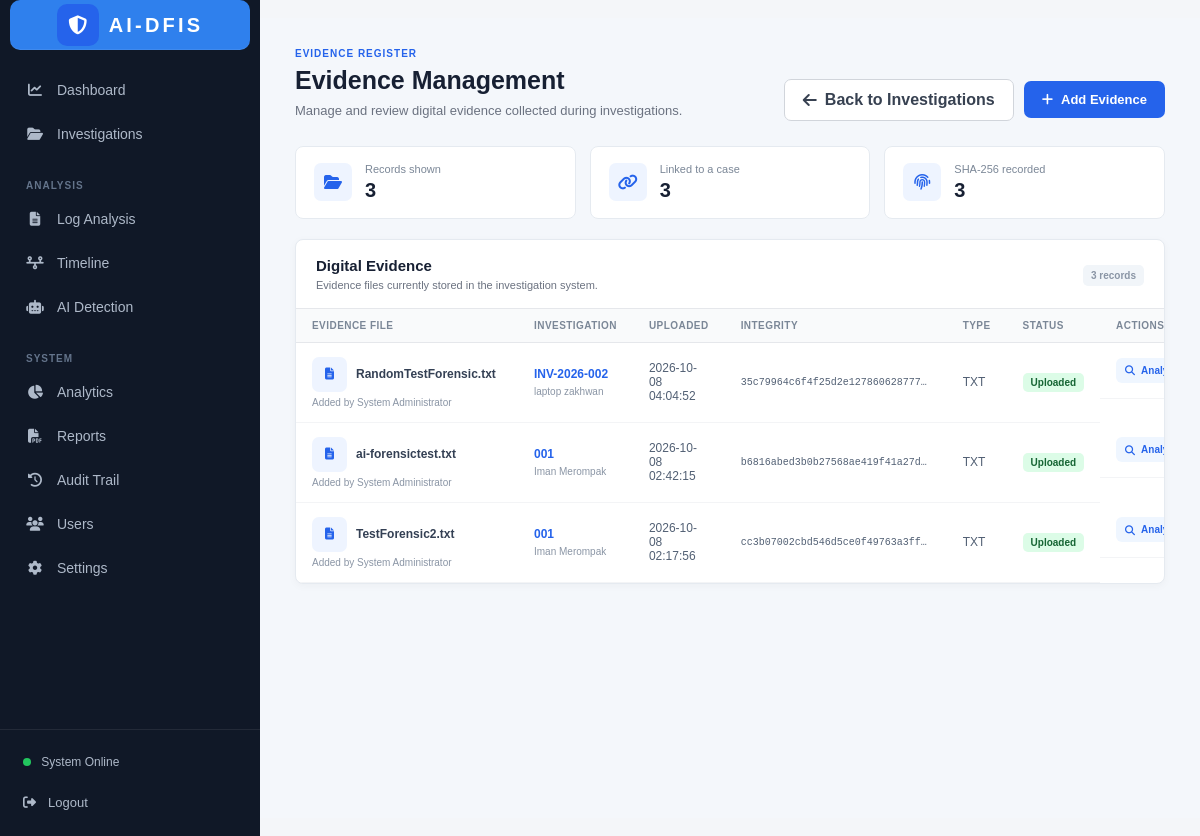
Page /evidence (signed in) on the earlier database version.
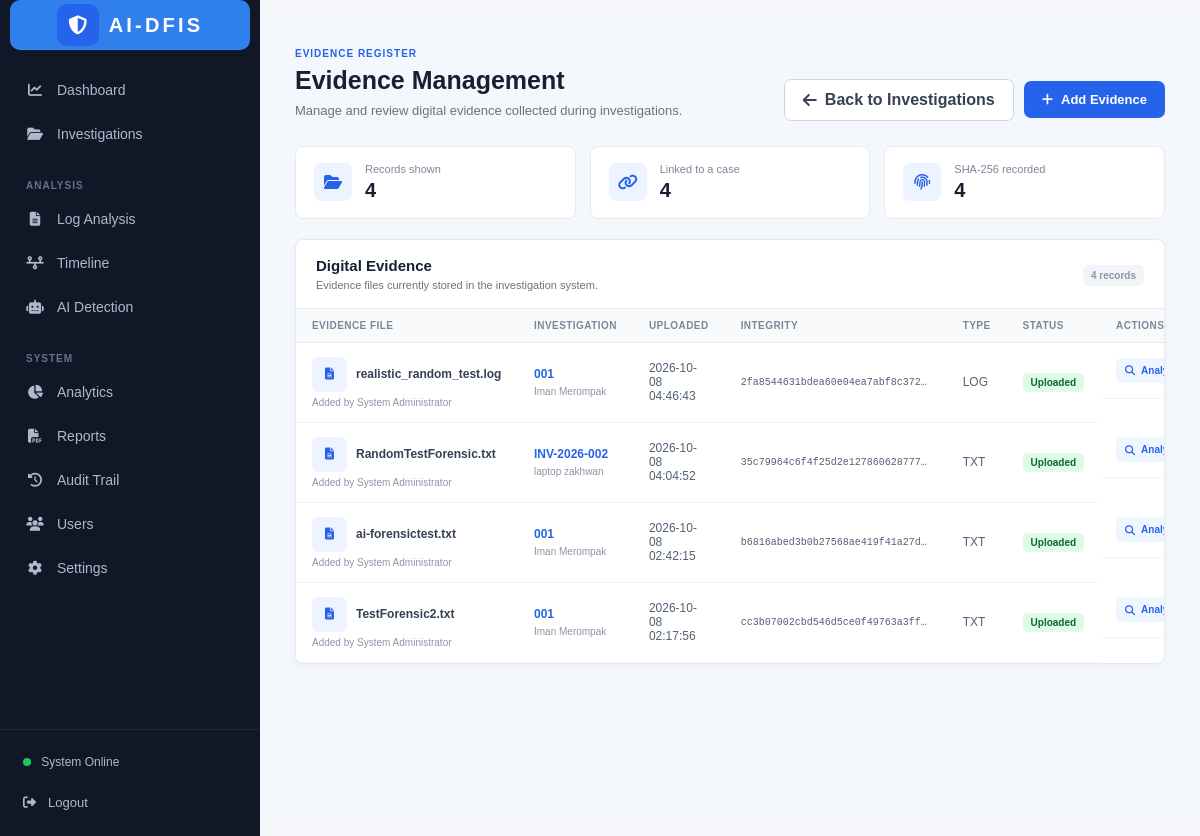
Same page on the later database version.
### tables this page shows
CREATE TABLE evidence (
            id INTEGER PRIMARY KEY AUTOINCREMENT,
            filename TEXT NOT NULL,
            file_type TEXT,
            uploaded_by INTEGER,
            upload_date TEXT NOT NULL,
            status TEXT DEFAULT 'Uploaded', investigation_id INTEGER, file_hash TEXT,
            FOREIGN KEY (uploaded_by) REFERENCES users(id)
        );

CREATE TABLE users (

            id INTEGER PRIMARY KEY AUTOINCREMENT,

            name TEXT NOT NULL,

            username TEXT UNIQUE NOT NULL,

            password TEXT NOT NULL,

            role TEXT NOT NULL

        );

CREATE TABLE investigations (
        id INTEGER PRIMARY KEY AUTOINCREMENT,
        case_id TEXT UNIQUE NOT NULL,
        case_name TEXT NOT NULL,
        description TEXT,
        status TEXT NOT NULL DEFAULT 'Investigating',
        created_by INTEGER,
        created_date TEXT NOT NULL,
        FOREIGN KEY (created_by) REFERENCES users(id)
    );

### app.py (the view)
@app.route("/evidence")
def evidence():
    conn = get_db_connection()
    evidence_query = """

        SELECT

            evidence.id,

            evidence.filename,

            evidence.file_type,

            evidence.upload_date,

            evidence.status,

            evidence.investigation_id,

            evidence.file_hash,

            users.name AS uploader,

            investigations.case_id,

            investigations.case_name

        FROM evidence

        LEFT JOIN users

        ON evidence.uploaded_by = users.id

        LEFT JOIN investigations

        ON evidence.investigation_id = investigations.id

    """
    investigation_id = request.args.get("investigation_id", type=int)
    if investigation_id is not None:
        evidence_query += " WHERE evidence.investigation_id = ?"
        evidence_parameters = (investigation_id,)
    else:
        evidence_parameters = ()
    evidence_query += " ORDER BY evidence.id DESC"
    evidence_list = conn.execute(
        evidence_query,
        evidence_parameters
    ).fetchall()
    evidence_summary = {
        "total": len(evidence_list),
        "linked": sum(
            evidence["investigation_id"] is not None
            for evidence in evidence_list
        ),
        "hashed": sum(
            bool(evidence["file_hash"])
            for evidence in evidence_list
        )
    }
    selected_investigation = None
    if investigation_id is not None:
        selected_investigation = conn.execute(
            "SELECT id, case_id, case_name FROM investigations WHERE id = ?",
            (investigation_id,)
        ).fetchone()
    conn.close()
    return render_template(
        "evidence.html",
        evidence_list=evidence_list,
        evidence_summary=evidence_summary,
        selected_investigation=selected_investigation,
        integrity=request.args.get("integrity"),
        integrity_file=request.args.get("file"),
        deleted=request.args.get("deleted")
    )

### app.py (called while the page is built)
def get_db_connection():
    conn = sqlite3.connect(DATABASE)
    conn.row_factory = sqlite3.Row
    return conn

def login_required():
    return "user_id" in session

@app.before_request
def require_login():
    if request.endpoint in ["login", "static"]:
        return None
    if not login_required():
        return redirect(url_for("login"))
    return None

### templates/evidence.html (shortened to what the changed rows need)
<!DOCTYPE html>
<html lang="en">
<head>
    <link rel="stylesheet"
          href="https://cdnjs.cloudflare.com/ajax/libs/font-awesome/6.5.2/css/all.min.css">
    <link rel="stylesheet"
          href="{{ url_for('static', filename='css/style.css') }}">
</head>
<body>
<aside class="sidebar">
    <div class="logo">
        <div>
            <h2 class="brand-wordmark">AI-DFIS</h2>
        </div>
    </div>
</aside>
<main class="main-content evidence-page">
    <div class="page-header">
        <div>
            <h1>Evidence Management</h1>
        </div>
    </div>
    <section class="evidence-stats" aria-label="Evidence summary">
        <div class="evidence-stat">
            <div><span>Records shown</span><strong>{{ evidence_summary.total }}</strong></div>
        </div>
        <div class="evidence-stat">
            <div><span>Linked to a case</span><strong>{{ evidence_summary.linked }}</strong></div>
        </div>
        <div class="evidence-stat">
            <div><span>SHA-256 recorded</span><strong>{{ evidence_summary.hashed }}</strong></div>
        </div>
    </section>
    <div class="evidence-panel">
        <div class="panel-header">
            <div>
                <h2>Digital Evidence</h2>
                <p>
                </p>
            </div>
            <span class="record-count">{{ evidence_summary.total }} records</span>
        </div>
        {% if evidence_list %}
        <div class="evidence-table-wrap">
        <table class="evidence-table">
            <thead>
                <tr>
                    <th>Evidence File</th>
                    <th>Investigation</th>
                    <th>Uploaded</th>
                    <th>Integrity</th>
                    <th>Type</th>
                    <th>Status</th>
                    <th>Actions</th>
                </tr>
            </thead>
            <tbody>
                {% for evidence in evidence_list %}
                <tr>
                    <td>
                        <div class="file-primary">
                            <i class="fa-solid fa-file-lines file-icon"></i>
                            <span>{{ evidence.filename }}</span>
                        </div>
                        <span class="file-secondary">Added by {{ evidence.uploader or "Unknown user" }}</span>
                    </td>
                    <td>
                        {% if evidence.case_id %}
                        <span class="case-primary">{{ evidence.case_id }}</span>
                        <span class="case-secondary">{{ evidence.case_name }}</span>
                        {% else %}
                        <span class="case-secondary">Unassigned</span>
                        {% endif %}
                    </td>
                    <td>{{ evidence.upload_date }}</td>
                    <td class="hash-cell">
                        {% if evidence.file_hash %}
                        <code title="{{ evidence.file_hash }}">{{ evidence.file_hash }}</code>
                        {% else %}
                        <span class="hash-missing">Hash unavailable</span>
                        {% endif %}
                    </td>
                    <td>{{ evidence.file_type or "FILE" }}</td>
                    <td>
                        <span class="status-ready">{{ evidence.status or "Uploaded" }}</span>
                    </td>
                    <td class="row-actions">
                        <a href="{{ url_for('log_analysis', file=evidence.filename) }}"
                           class="action-btn analyze-btn"
                           aria-label="Analyze {{ evidence.filename }}">
                            <i class="fa-solid fa-magnifying-glass"></i>
                            <span>Analyze</span>
                        </a>
                    </td>
                </tr>
                {% endfor %}
            </tbody>
        </table>
        </div>
        {% endif %}
    </div>
</main>
</body>
</html>

Differences in the rows shown:
added evidence: filename "realistic_random_test.log", name "System Administrator", case_id "001", case_name "Iman Merompak", upload_date "2026-10-08 04:46:43", file_hash "2fa8544631bdea60e04ea7abf8c372…", file_type "LOG", status "Uploaded"
Other differences:
{{ evidence_summary.total }}: "3" → "4"
{{ evidence_summary.linked }}: "3" → "4"
{{ evidence_summary.hashed }}: "3" → "4"
